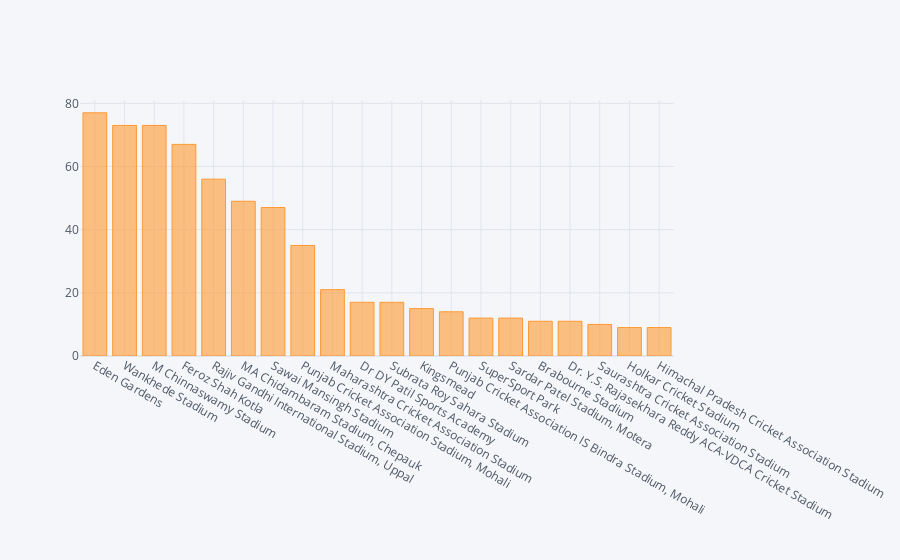

Notebook code for this chart:
### Code cell
stadium = df['venue'].value_counts()
stadium[:20].iplot(kind = 'bar')

### Figure 1 — Plotly figure (JSON) as saved in the notebook; plotly's stock layout.template omitted (floating-point values rounded to 4 significant figures)
{"data": [{"marker": {"color": "rgba(255, 153, 51, 0.6)", "line": {"color": "rgba(255, 153, 51, 1.0)", "width": 1}}, "name": "venue", "orientation": "v", "text": "", "type": "bar", "x": ["Eden Gardens", "Wankhede Stadium", "M Chinnaswamy Stadium", "Feroz Shah Kotla", "Rajiv Gandhi International Stadium, Uppal", "MA Chidambaram Stadium, Chepauk", "Sawai Mansingh Stadium", "Punjab Cricket Association Stadium, Mohali", "Maharashtra Cricket Association Stadium", "Dr DY Patil Sports Academy", "Subrata Roy Sahara Stadium", "Kingsmead", "Punjab Cricket Association IS Bindra Stadium, Mohali", "SuperSport Park", "Sardar Patel Stadium, Motera", "Brabourne Stadium", "Dr. Y.S. Rajasekhara Reddy ACA-VDCA Cricket Stadium", "Saurashtra Cricket Association Stadium", "Holkar Cricket Stadium", "Himachal Pradesh Cricket Association Stadium"], "y": [77, 73, 73, 67, 56, 49, 47, 35, 21, 17, 17, 15, 14, 12, 12, 11, 11, 10, 9, 9]}], "layout": {"legend": {"bgcolor": "#F5F6F9", "font": {"color": "#4D5663"}}, "paper_bgcolor": "#F5F6F9", "plot_bgcolor": "#F5F6F9", "title": {"font": {"color": "#4D5663"}}, "xaxis": {"gridcolor": "#E1E5ED", "showgrid": true, "tickfont": {"color": "#4D5663"}, "title": {"font": {"color": "#4D5663"}, "text": ""}, "zerolinecolor": "#E1E5ED"}, "yaxis": {"gridcolor": "#E1E5ED", "showgrid": true, "tickfont": {"color": "#4D5663"}, "title": {"font": {"color": "#4D5663"}, "text": ""}, "zerolinecolor": "#E1E5ED"}}}
